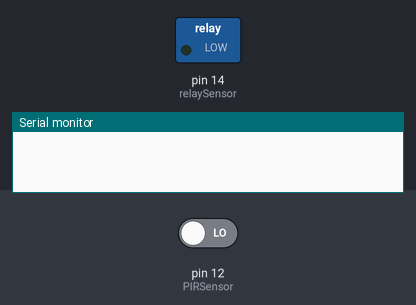
This sketch was run on a simulated Arduino Uno, built with avr-gcc and run on an emulated ATmega328P. Shown: switched loads named in the sketch (green lamp = pin HIGH), the last lines printed to the serial monitor. The test bench sets the inputs (shaded band); at power-on: pin 12 (PIRSensor) LOW.

Above: at 1.2 s.
1.3 s: pin 12 (PIRSensor) driven HIGH
At 2.5 s:
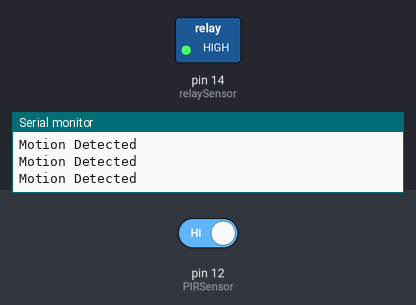
2.8 s: pin 12 (PIRSensor) driven LOW
At 3.9 s:
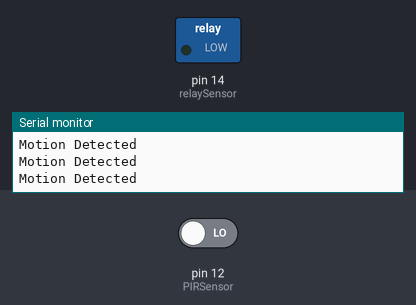
Timing chart, 0 to 5.8 s (numbered marks = the images above; inputs shaded):
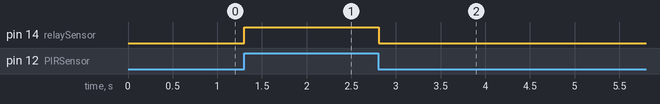

The sketch:

MQTT_PIR_Sensor.ino
```cpp
int PIRSensor = 12;
int relaySensor = 14;
int sensorValue = 0;

void setup() {
  Serial.begin(9600);
  pinMode(PIRSensor, INPUT);
  pinMode(relaySensor, OUTPUT);
}

void loop() {
  sensorValue = digitalRead(PIRSensor);

  if (sensorValue == HIGH) {
      Serial.println("Motion Detected");
      digitalWrite(relaySensor, HIGH);
  } else {
    digitalWrite(relaySensor, LOW);
  }
}
```

Measured:
- after the input at 1.3 s, pin 14 (relaySensor): LOW → HIGH at once
- after the input at 2.8 s, pin 14 (relaySensor): HIGH → LOW at once
